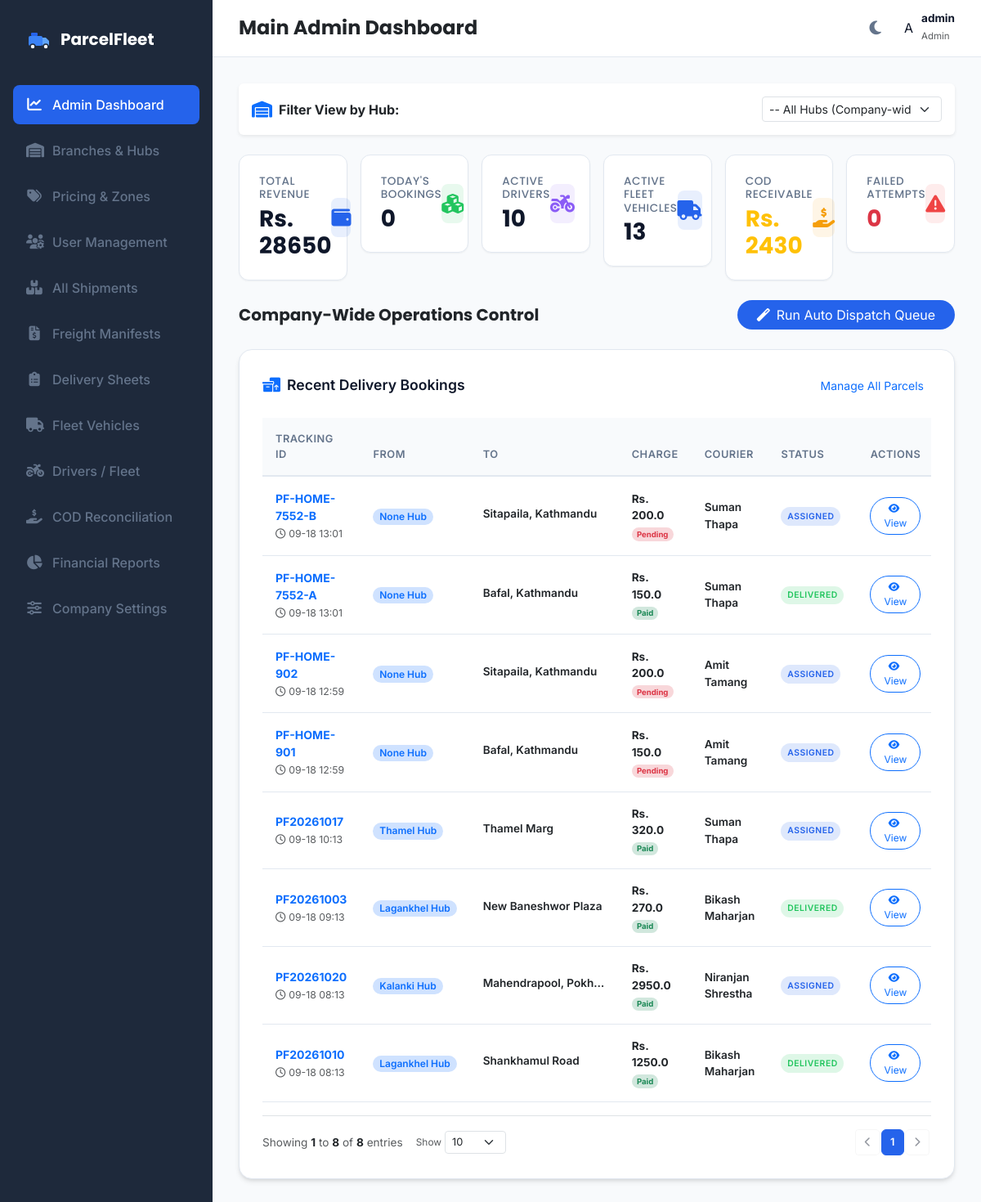
The app's page /admin/dashboard (signed in), older data.
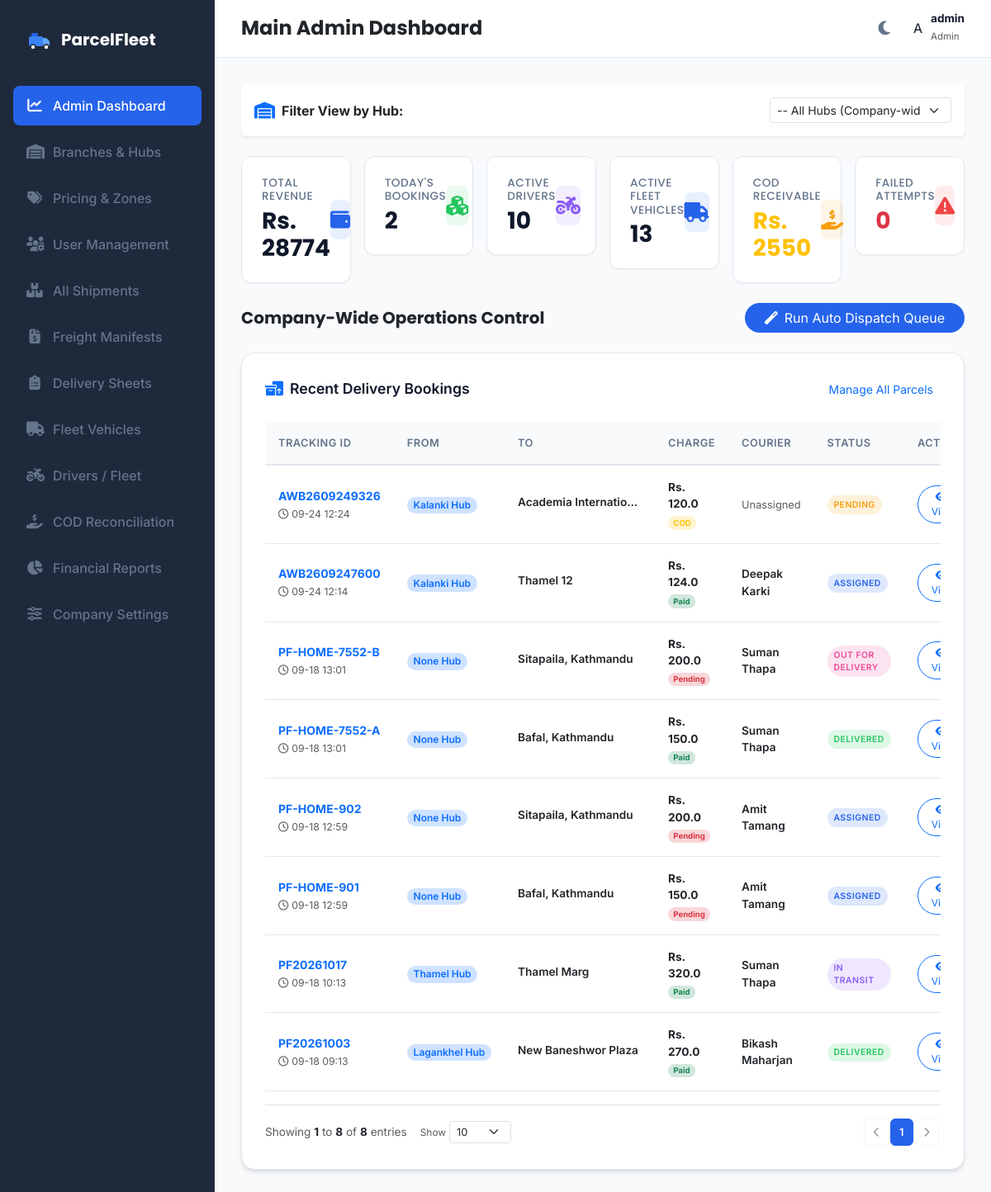
The same page, newer data.
### models.py (models this page shows, shortened)
class Parcel(db.Model):
    __tablename__ = 'parcels'
    id = db.Column(db.Integer, primary_key=True)
    tracking_id = db.Column(db.String(50), unique=True, nullable=False)
    sender_name = db.Column(db.String(100), nullable=False)
    sender_phone = db.Column(db.String(20), nullable=False)
    receiver_name = db.Column(db.String(100), nullable=False)
    receiver_phone = db.Column(db.String(20), nullable=False)
    pickup_address = db.Column(db.String(100), nullable=False)
    delivery_address = db.Column(db.String(100), nullable=False)
    pickup_hub = db.Column(db.String(100), nullable=True)
    delivery_hub = db.Column(db.String(100), nullable=True)
    pickup_latitude = db.Column(db.Float, nullable=False, default=27.7154)
    pickup_longitude = db.Column(db.Float, nullable=False, default=85.3123)
    delivery_latitude = db.Column(db.Float, nullable=False, default=27.6915)
    delivery_longitude = db.Column(db.Float, nullable=False, default=85.3331)
    parcel_type = db.Column(db.String(50), nullable=False)
    weight = db.Column(db.Float, nullable=False)
    length = db.Column(db.Float, nullable=False, default=10.0)
    width = db.Column(db.Float, nullable=False, default=10.0)
    height = db.Column(db.Float, nullable=False, default=10.0)
    status = db.Column(db.String(30), default='Pending')  # 'Pending', 'Assigned', 'Manifested', 'Picked Up', 'In Transit', 'Out For Delivery', 'Delivered', 'Failed Delivery', 'Returned', 'Cancelled'
    delivery_charge = db.Column(db.Float, nullable=False, default=0.0)
    payment_status = db.Column(db.String(20), default='Pending')  # 'Pending', 'Paid', 'COD'
    assigned_driver_id = db.Column(db.Integer, db.ForeignKey('drivers.id'), nullable=True)
    service_type = db.Column(db.String(50), nullable=False, default='Standard')  # 'Standard', 'Express', 'Air', 'Surface'
    cod_amount = db.Column(db.Float, default=0.0)
    customer_id = db.Column(db.Integer, db.ForeignKey('customer_profiles.id'), nullable=True)
    hub_id = db.Column(db.Integer, db.ForeignKey('hubs.id'), nullable=True)
    merchandise_id = db.Column(db.Integer, db.ForeignKey('merchandise.id'), nullable=True)
    manifest_id = db.Column(db.Integer, db.ForeignKey('manifests.id'), nullable=True)
    expected_delivery_date = db.Column(db.DateTime, nullable=True)
    pickup_image = db.Column(db.String(255), nullable=True)
    delivery_image = db.Column(db.String(255), nullable=True)
    delivery_attempts = db.Column(db.Integer, default=0)
    failed_reason = db.Column(db.String(255), nullable=True)
    special_tags = db.Column(db.String(255), nullable=True)
    created_at = db.Column(db.DateTime, default=datetime.utcnow)
    delivered_at = db.Column(db.DateTime, nullable=True)
    delivery_notes = db.Column(db.Text, nullable=True)
    customer_signature = db.Column(db.Text, nullable=True)
    manifest = db.relationship('Manifest', foreign_keys=[manifest_id])
    history = db.relationship('TrackingHistory', backref='parcel', cascade="all, delete-orphan", order_by="TrackingHistory.timestamp.asc()")
    notifications = db.relationship('NotificationLog', backref='parcel', cascade="all, delete-orphan", order_by="NotificationLog.timestamp.asc()")

class Driver(db.Model):
    __tablename__ = 'drivers'
    id = db.Column(db.Integer, primary_key=True)
    user_id = db.Column(db.Integer, db.ForeignKey('users.id'), nullable=True)
    name = db.Column(db.String(100), nullable=False)
    phone = db.Column(db.String(20), nullable=False, unique=True)
    email = db.Column(db.String(100), nullable=True, unique=True)
    vehicle_number = db.Column(db.String(50), nullable=False)  # Kept for backward compatibility
    availability = db.Column(db.String(20), default='Available')  # 'Available', 'On Delivery', 'Offline', 'On Break'
    latitude = db.Column(db.Float, nullable=False, default=27.7172)  # Default Kathmandu Coordinates
    longitude = db.Column(db.Float, nullable=False, default=85.3240)
    completed_deliveries = db.Column(db.Integer, default=0)
    average_delivery_time = db.Column(db.Float, default=0.0)  # In minutes
    employee_code = db.Column(db.String(50), unique=True, nullable=True)
    address = db.Column(db.String(255), nullable=True)
    license_number = db.Column(db.String(50), nullable=True)
    license_type = db.Column(db.String(50), default='Bike')  # 'Bike' (Category A), 'Van' (Category B), 'Pickup' (Category C), 'Truck' (Category D)
    license_expiry = db.Column(db.DateTime, nullable=True)
    joining_date = db.Column(db.DateTime, default=datetime.utcnow)
    assigned_vehicle_id = db.Column(db.Integer, db.ForeignKey('vehicles.id'), nullable=True)
    emergency_contact = db.Column(db.String(50), nullable=True)
    status = db.Column(db.String(30), default='Available')  # 'Available', 'Delivering', 'Off Duty', 'On Leave'
    hub_id = db.Column(db.Integer, db.ForeignKey('hubs.id'), nullable=True)
    rating = db.Column(db.Float, default=5.0)
    remarks = db.Column(db.Text, nullable=True)
    total_deliveries = db.Column(db.Integer, default=0)
    successful_deliveries = db.Column(db.Integer, default=0)
    failed_deliveries = db.Column(db.Integer, default=0)
    parcels = db.relationship('Parcel', backref='assigned_driver', foreign_keys="Parcel.assigned_driver_id")
    assignments = db.relationship('Assignment', backref='driver', cascade="all, delete-orphan")

### app.py (the view)
@app.route('/admin/dashboard')
@login_required
def admin_dashboard():
    if current_user.role not in ['admin', 'hub_admin', 'booking_staff', 'warehouse_staff', 'dispatcher', 'delivery_staff', 'branch_staff']:
        return redirect(url_for('index'))
    hub_name = get_current_hub_name()
    hub_filter_query = request.args.get('hub_filter')
    if current_user.role == 'admin' and hub_filter_query:
        hub_name = hub_filter_query
    all_hubs = Hub.query.all()
    if hub_name:
        parcels = Parcel.query.filter((Parcel.pickup_hub == hub_name) | (Parcel.delivery_hub == hub_name)).all()
        drivers = Driver.query.join(Hub, Driver.hub_id == Hub.id, isouter=True).filter((Hub.name == hub_name) | (Driver.hub_id == None)).all()
        vehicles = Vehicle.query.join(Hub, Vehicle.hub_id == Hub.id, isouter=True).filter((Hub.name == hub_name) | (Vehicle.hub_id == None)).all()
    else:
        parcels = Parcel.query.all()
        drivers = Driver.query.all()
        vehicles = Vehicle.query.all()
    total_revenue = sum(p.delivery_charge for p in parcels if p.status == 'Delivered' or p.payment_status == 'Paid')
    today_bookings = sum(1 for p in parcels if p.created_at.date() == datetime.utcnow().date())
    active_drivers = sum(1 for d in drivers if d.availability in ['Available', 'On Delivery', 'On Break'])
    total_vehicles = len(vehicles)
    failed_attempts = sum(p.delivery_attempts for p in parcels)
    cod_pending = sum(p.delivery_charge for p in parcels if p.payment_status == 'COD' and p.status != 'Delivered')
    delivered_parcels = [p for p in parcels if p.status == 'Delivered' and p.delivered_at]
    avg_time = 22.4
    if delivered_parcels:
        durations = [(p.delivered_at - p.created_at).total_seconds() / 60.0 for p in delivered_parcels]
        avg_time = sum(durations) / len(durations) if durations else 22.4
    stats = {
        'total_revenue': round(total_revenue),
        'today_bookings': today_bookings,
        'active_drivers': active_drivers,
        'total_vehicles': total_vehicles,
        'failed_attempts': failed_attempts,
        'cod_pending': round(cod_pending),
        'avg_time': round(avg_time, 1)
    }
    if hub_name:
        recent_parcels = Parcel.query.filter((Parcel.pickup_hub == hub_name) | (Parcel.delivery_hub == hub_name)).order_by(Parcel.created_at.desc()).limit(8).all()
    else:
        recent_parcels = Parcel.query.order_by(Parcel.created_at.desc()).limit(8).all()
    driver_rankings = Driver.query.order_by(Driver.completed_deliveries.desc()).all()
    return render_template(
        'admin_dashboard.html',
        active_page='dashboard',
        stats=stats,
        recent_parcels=recent_parcels,
        driver_rankings=driver_rankings,
        hub_name=hub_name,
        all_hubs=all_hubs
    )

### app.py (called while the page is built)
@login_manager.user_loader
def load_user(user_id):
    return User.query.get(int(user_id))

def get_current_hub_name():
    if not current_user.is_authenticated:
        return None
    if current_user.role in ['hub_admin', 'branch_manager', 'booking_staff', 'warehouse_staff', 'dispatcher', 'branch_staff']:
        profile = HubAdmin.query.filter_by(user_id=current_user.id).first()
        if profile and profile.hub:
            return profile.hub.name
    return None

### templates/admin_dashboard.html (shortened to what the changed rows need)
{% extends "base.html" %}
{% block content %}
<div class="row row-cols-1 row-cols-sm-2 row-cols-xl-6 g-3 mb-4">
    <div class="col">
        <div class="kpi-card">
            <div class="kpi-details">
                <h6>Total Revenue</h6>
                <h3 class="fw-bold">Rs. {{ stats.total_revenue }}</h3>
            </div>
        </div>
    </div>
    <div class="col">
        <div class="kpi-card">
            <div class="kpi-details">
                <h6>Today's Bookings</h6>
                <h3 class="fw-bold">{{ stats.today_bookings }}</h3>
            </div>
        </div>
    </div>
    <div class="col">
        <div class="kpi-card">
            <div class="kpi-details">
                <h6>COD Receivable</h6>
                <h3 class="fw-bold text-warning">Rs. {{ stats.cod_pending }}</h3>
            </div>
        </div>
    </div>
</div>
<div class="premium-card">
    <div class="table-responsive">
        <table class="table premium-table">
            <thead>
                <tr>
                    <th>Tracking ID</th>
                    <th>From</th>
                    <th>To</th>
                    <th>Charge</th>
                    <th>Courier</th>
                    <th>Status</th>
                    <th class="no-print text-end">Actions</th>
                </tr>
            </thead>
            <tbody>
                {% if not recent_parcels %}
                <tr>
                    <td colspan="7" class="text-center text-muted py-4">No recent bookings.</td>
                </tr>
                {% else %}
                {% for p in recent_parcels %}
                <tr data-status="{{ p.status }}" data-payment="{{ p.payment_status }}">
                    <td>
                        <a href="{{ url_for('parcel_details', id=p.id) }}" class="fw-bold text-primary text-decoration-none d-block">{{ p.tracking_id }}</a>
                        <small class="text-muted"><i class="far fa-clock me-1"></i>{{ p.created_at.strftime('%m-%d %H:%M') }}</small>
                    </td>
                    <td>
                        <span class="badge bg-primary-subtle text-primary border-0 rounded-pill fw-semibold" style="font-size: 0.75rem;">{{ p.pickup_hub }} Hub</span>
                    </td>
                    <td>
                        <span class="text-dark fw-semibold" style="font-size: 0.85rem; max-width: 150px; text-overflow: ellipsis; white-space: nowrap; overflow: hidden; display: inline-block;" title="{{ p.delivery_address }}">{{ p.delivery_address }}</span>
                    </td>
                    <td>
                        <div class="fw-bold text-dark" style="font-size: 0.85rem;">Rs. {{ p.delivery_charge | round(0) }}</div>
                        <span class="badge bg-{% if p.payment_status == 'Paid' %}success-subtle text-success{% elif p.payment_status == 'COD' %}warning-subtle text-warning{% else %}danger-subtle text-danger{% endif %} border-0 rounded-pill" style="font-size: 0.6rem;">
                            {{ p.payment_status }}
                        </span>
                    </td>
                    <td>
                        {% if p.assigned_driver %}
                        <div class="fw-semibold text-dark" style="font-size: 0.85rem;">{{ p.assigned_driver.name }}</div>
                        {% else %}
                        <span class="text-muted" style="font-size: 0.8rem;">Unassigned</span>
                        {% endif %}
                    </td>
                    <td>
                        <span class="status-badge {% if p.status == 'Pending' %}badge-pending{% elif p.status == 'Assigned' %}badge-assigned{% elif p.status == 'Picked Up' %}badge-pickedup{% elif p.status == 'In Transit' %}badge-intransit{% elif p.status == 'Out For Delivery' %}badge-outfordelivery{% elif p.status == 'Delivered' %}badge-delivered{% else %}badge-cancelled{% endif %}" style="font-size: 0.65rem;">
                            {{ p.status }}
                        </span>
                    </td>
                    <td class="no-print text-end">
                        <div class="d-flex justify-content-end gap-1">
                            <a class="btn btn-sm btn-outline-primary rounded-pill px-3" style="font-size: 0.75rem;" href="{{ url_for('parcel_details', id=p.id) }}">
                                <i class="fas fa-eye me-1"></i>View
                            </a>
                        </div>
                    </td>
                </tr>
                {% endfor %}
                {% endif %}
            </tbody>
        </table>
    </div>
</div>
{% endblock %}

Row changes from the older to the newer data that the page shows:
no longer on this page (row unchanged): Parcel: tracking_id "PF20261020", created_at "09-18 08:13", pickup_hub "Kalanki", delivery_address "Mahendrapool, Pokh…", delivery_charge "2950.0", payment_status "Paid", assigned_driver.name "Niranjan Shrestha", status "ASSIGNED"
no longer on this page (row unchanged): Parcel: tracking_id "PF20261010", created_at "09-18 08:13", pickup_hub "Lagankhel", delivery_address "Shankhamul Road", delivery_charge "1250.0", payment_status "Paid", assigned_driver.name "Bikash Maharjan", status "DELIVERED"
added Parcel: tracking_id "AWB2609249326", created_at "09-24 12:24", pickup_hub "Kalanki", delivery_address "Academia Internatio…", delivery_charge "120.0", payment_status "COD", shows "Unassigned", status "PENDING"
added Parcel: tracking_id "AWB2609247600", created_at "09-24 12:14", pickup_hub "Kalanki", delivery_address "Thamel 12", delivery_charge "124.0", payment_status "Paid", assigned_driver.name "Deepak Karki", status "ASSIGNED"
changed Parcel "PF-HOME-7552-B": status "ASSIGNED" → "OUT FOR DELIVERY"
changed Parcel "PF20261017": status "ASSIGNED" → "IN TRANSIT"
Text that changed along with them:
{{ stats.total_revenue }}: "28650" → "28774"
{{ stats.today_bookings }}: "0" → "2"
{{ stats.cod_pending }}: "2430" → "2550"
